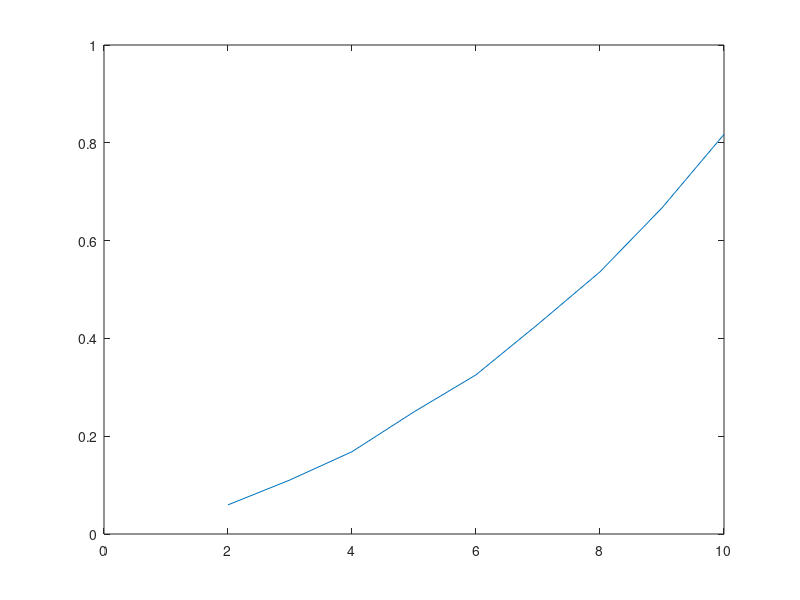

This figure's MATLAB source:
clear all
close all

frac_vec = 0.0:0.1:1
for active_frac_iter = 1:10
    active_frac = frac_vec(active_frac_iter);
    n_iters = 100;
    saved_data = zeros(3, n_iters);
    for r_iter = 1:n_iters

        set1 = randperm(100);
        set1 = set1(1:round(active_frac.*100));

        set2 = randperm(100);
        set2 = set2(1:round(active_frac.*100));

        overlap = length(intersect(set1, set2));
        nonoverlap = (length(set1).*2) - overlap;

        ratio = overlap./nonoverlap;

        saved_data(:, r_iter) = [overlap; nonoverlap; ratio];

    end

    saved_data_main(:, active_frac_iter) = [mean(saved_data(1, :) ), mean(saved_data(2, :) ), mean(saved_data(3, :) )];
end
plot(saved_data_main(3, :))